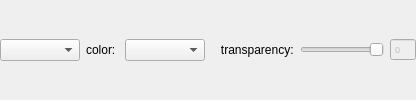
    <widget class="QWidget" name="widErrorStyle" native="true">
     <layout class="QHBoxLayout" name="horizontalLayout_14" stretch="1,0,1,0,0,0">
      <property name="margin">
       <number>0</number>
      </property>
      <item>
       <widget class="JKQTPerrorPlotstyleComboBox" name="cmbErrorStyle">
        <property name="sizePolicy">
         <sizepolicy hsizetype="MinimumExpanding" vsizetype="Fixed">
          <horstretch>0</horstretch>
          <verstretch>0</verstretch>
         </sizepolicy>
        </property>
        <property name="minimumSize">
         <size>
          <width>80</width>
          <height>0</height>
         </size>
        </property>
       </widget>
      </item>
      <item>
       <widget class="QLabel" name="label_36">
        <property name="text">
         <string>color: </string>
        </property>
       </widget>
      </item>
      <item>
       <widget class="ColorComboBox" name="cmbErrorColor">
        <property name="sizePolicy">
         <sizepolicy hsizetype="MinimumExpanding" vsizetype="Fixed">
          <horstretch>0</horstretch>
          <verstretch>0</verstretch>
         </sizepolicy>
        </property>
        <property name="minimumSize">
         <size>
          <width>80</width>
          <height>0</height>
         </size>
        </property>
       </widget>
      </item>
      <item>
       <widget class="QLabel" name="label_37">
        <property name="text">
         <string>   transparency:</string>
        </property>
       </widget>
      </item>
      <item>
       <widget class="QSlider" name="sliderErrorTransparent">
        <property name="sizePolicy">
         <sizepolicy hsizetype="MinimumExpanding" vsizetype="Fixed">
          <horstretch>0</horstretch>
          <verstretch>0</verstretch>
         </sizepolicy>
        </property>
        <property name="minimumSize">
         <size>
          <width>32</width>
          <height>0</height>
         </size>
        </property>
        <property name="maximum">
         <number>255</number>
        </property>
        <property name="singleStep">
         <number>5</number>
        </property>
        <property name="pageStep">
         <number>50</number>
        </property>
        <property name="orientation">
         <enum>Qt::Horizontal</enum>
        </property>
        <property name="invertedAppearance">
         <bool>true</bool>
        </property>
        <property name="invertedControls">
         <bool>false</bool>
        </property>
        <property name="tickPosition">
         <enum>QSlider::NoTicks</enum>
        </property>
        <property name="tickInterval">
         <number>50</number>
        </property>
       </widget>
      </item>
      <item>
       <widget class="QSpinBox" name="spinBox_4">
        <property name="enabled">
         <bool>false</bool>
        </property>
        <property name="font">
         <font>
          <pointsize>7</pointsize>
         </font>
        </property>
        <property name="buttonSymbols">
         <enum>QAbstractSpinBox::NoButtons</enum>
        </property>
        <property name="maximum">
         <number>255</number>
        </property>
       </widget>
      </item>
     </layout>
    </widget>
